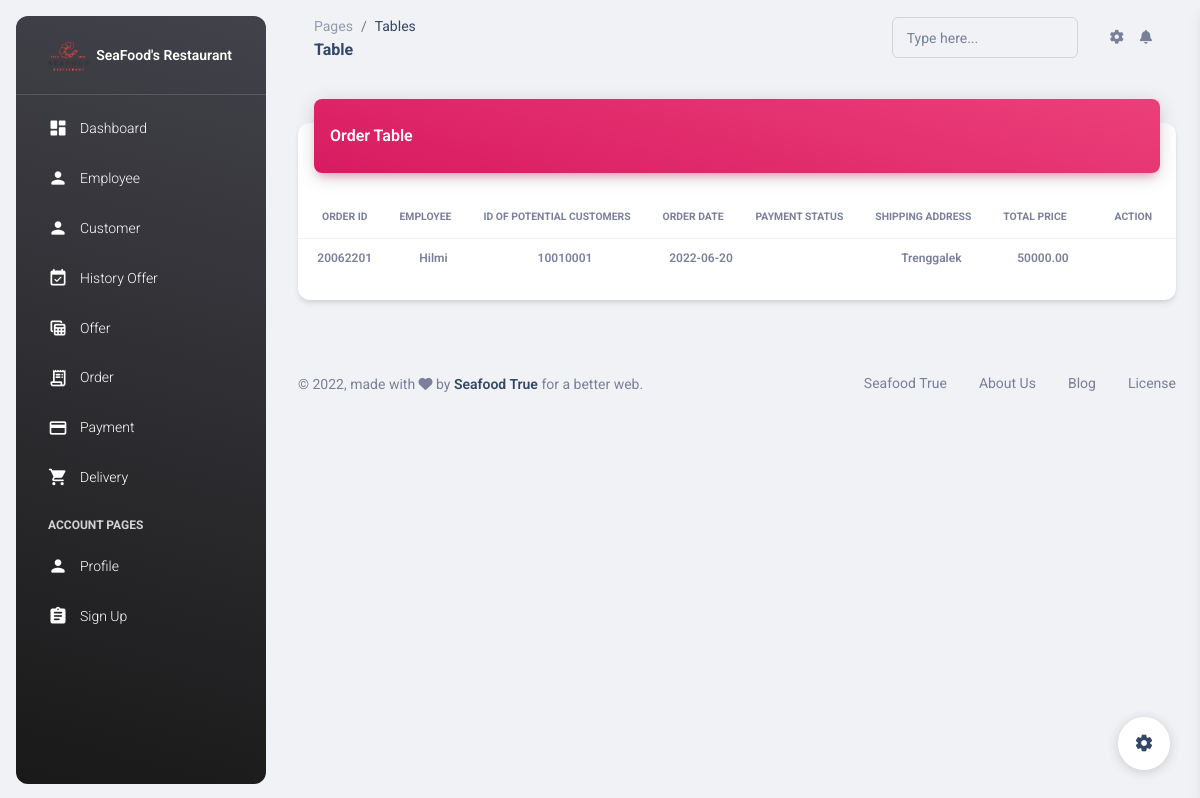
The page /admin/pages/order.php (signed in) on the database its author committed.
### tables this page shows
CREATE TABLE `pemesanan` (
  `ID_PEMESANAN` char(8) NOT NULL,
  `ID_PEGAWAI` char(4) NOT NULL,
  `ID_CALON_KONSUMEN` char(8) NOT NULL,
  `TGL_PEMESANAN` date DEFAULT curdate(),
  `STATUS_PEMESANAN` char(2) DEFAULT NULL,
  `ALAMAT_PENGIRIMAN` varchar(100) DEFAULT NULL,
  `TOTAL_HARGA` float(8,2) DEFAULT NULL,
  PRIMARY KEY (`ID_PEMESANAN`),
  KEY `PEMESANAN_PEGAWAI_FK` (`ID_PEGAWAI`),
  KEY `PEMESANAN_CKONS_FK` (`ID_CALON_KONSUMEN`),
  CONSTRAINT `PEMESANAN_CKONS_FK` FOREIGN KEY (`ID_CALON_KONSUMEN`) REFERENCES `calon_konsumen` (`ID_CALON_KONSUMEN`),
  CONSTRAINT `PEMESANAN_PEGAWAI_FK` FOREIGN KEY (`ID_PEGAWAI`) REFERENCES `pegawai` (`ID_PEGAWAI`)
);

CREATE TABLE `pegawai` (
  `ID_PEGAWAI` char(4) NOT NULL,
  `ID_JABATAN` char(2) NOT NULL,
  `NAMA_PEGAWAI` varchar(30) DEFAULT NULL,
  `TELP_PEGAWAI` varchar(15) DEFAULT NULL,
  `EMAIL_PEGAWAI` varchar(50) DEFAULT NULL,
  `ALAMAT_PEGAWAI` varchar(50) DEFAULT NULL,
  `JK_PEGAWAI` tinyint(1) DEFAULT NULL,
  `PASS_PEGAWAI` varchar(20) NOT NULL,
  PRIMARY KEY (`ID_PEGAWAI`),
  UNIQUE KEY `PEGAWAI_TELP_PEG_UK` (`TELP_PEGAWAI`),
  UNIQUE KEY `PEGAWAI_EMAIL_PEG_UK` (`EMAIL_PEGAWAI`),
  KEY `PEG_JABATAN_FK` (`ID_JABATAN`),
  CONSTRAINT `PEG_JABATAN_FK` FOREIGN KEY (`ID_JABATAN`) REFERENCES `jabatan` (`ID_JABATAN`)
);

### functions.php (called while the page is built, shortened)
<?php
    $koneksi = mysqli_connect('localhost','root','','seafood2');
    function query($query){
        global $koneksi;
        $select = mysqli_query($koneksi, $query);
        $rows = [];
        while ($tampil = mysqli_fetch_assoc($select)){
            $rows [] = $tampil;
        }
        return $rows;
    }
?>

### admin/pages/order.php (the view, shortened to what this page needs)
<?php
require '../../functions.php';
$query = "SELECT * FROM pemesanan ORDER BY id_pemesanan ASC";
$sql = query($query);
?>
<!DOCTYPE html>
<html lang="en">
<head>
  <link href="../assets/css/nucleo-icons.css" rel="stylesheet"/>
  <link href="../assets/css/nucleo-svg.css" rel="stylesheet"/>
  <link id="pagestyle" href="../assets/css/material-dashboard.css?v=3.0.0" rel="stylesheet" />
</head>
<body class="g-sidenav-show  bg-gray-200">
  <aside class="sidenav navbar navbar-vertical navbar-expand-xs border-0 border-radius-xl my-3 fixed-start ms-3   bg-gradient-dark" id="sidenav-main">
    <div class="sidenav-header">
      <a class="navbar-brand m-0" target="_blank">
        <img src="../assets/img/seafood.png" class="navbar-brand-img h-100" alt="main_logo">
        <span class="ms-1 font-weight-bold text-white">SeaFood's Restaurant</span>
      </a>
    </div>
    <hr class="horizontal light mt-0 mb-2">
    <div class="collapse navbar-collapse  w-auto  max-height-vh-100" id="sidenav-collapse-main">
      <ul class="navbar-nav">
        <li class="nav-item">
          <a class="nav-link text-white " href="../index.php">
            <div class="text-white text-center me-2 d-flex align-items-center justify-content-center">
              <i class="material-icons opacity-10">dashboard</i>
            </div>
            <span class="nav-link-text ms-1">Dashboard</span>
          </a>
        </li>
        <li class="nav-item">
            <a class="nav-link text-white " href="employee.php">
              <div class="text-white text-center me-2 d-flex align-items-center justify-content-center">
                <i class="material-icons opacity-10">person</i>
              </div>
              <span class="nav-link-text ms-1">Employee</span>
            </a>
        </li>
        <li class="nav-item">
          <a class="nav-link text-white " href="customer.php">
            <div class="text-white text-center me-2 d-flex align-items-center justify-content-center">
              <i class="material-icons opacity-10">person</i>
            </div>
            <span class="nav-link-text ms-1">Customer</span>
          </a>
        </li>
        <li class="nav-item">
          <a class="nav-link text-white " href="historyoffer.php">
            <div class="text-white text-center me-2 d-flex align-items-center justify-content-center">
              <i class="material-icons opacity-10">event_available</i>
            </div>
            <span class="nav-link-text ms-1">History Offer</span>
          </a>
        </li>
        <li class="nav-item">
          <a class="nav-link text-white " href="offer.php">
            <div class="text-white text-center me-2 d-flex align-items-center justify-content-center">
              <i class="material-icons opacity-10">table_view</i>
            </div>
            <span class="nav-link-text ms-1">Offer</span>
          </a>
        </li>
        <li class="nav-item">
          <a class="nav-link text-white " href="order.php">
            <div class="text-white text-center me-2 d-flex align-items-center justify-content-center">
              <i class="material-icons opacity-10">receipt_long</i>
            </div>
            <span class="nav-link-text ms-1">Order</span>
          </a>
        </li>
        <li class="nav-item">
          <a class="nav-link text-white " href="payment.php">
            <div class="text-white text-center me-2 d-flex align-items-center justify-content-center">
              <i class="material-icons opacity-10">credit_card</i>
            </div>
            <span class="nav-link-text ms-1">Payment</span>
          </a>
        </li>
        <li class="nav-item">
          <a class="nav-link text-white " href="delivery.php">
            <div class="text-white text-center me-2 d-flex align-items-center justify-content-center">
              <i class="material-icons opacity-10">shopping_cart</i>
            </div>
            <span class="nav-link-text ms-1">Delivery</span>
          </a>
        </li>
        <li class="nav-item mt-3">
          <h6 class="ps-4 ms-2 text-uppercase text-xs text-white font-weight-bolder opacity-8">Account pages</h6>
        </li>
        <li class="nav-item">
          <a class="nav-link text-white" href="profile.php">
            <div class="text-white text-center me-2 d-flex align-items-center justify-content-center">
              <i class="material-icons opacity-10">person</i>
            </div>
            <span class="nav-link-text ms-1">Profile</span>
          </a>
        </li>
        <li class="nav-item">
          <a class="nav-link text-white " href="../../logout.php">
            <div class="text-white text-center me-2 d-flex align-items-center justify-content-center">
              <i class="material-icons opacity-10">assignment</i>
            </div>
            <span class="nav-link-text ms-1">Sign Up</span>
          </a>
        </li>
      </ul>
    </div>
  </aside>
  <main class="main-content position-relative max-height-vh-100 h-100 border-radius-lg ">
    <nav class="navbar navbar-main navbar-expand-lg px-0 mx-4 shadow-none border-radius-xl" id="navbarBlur" navbar-scroll="true">
      <div class="container-fluid py-1 px-3">
        <nav aria-label="breadcrumb">
          <ol class="breadcrumb bg-transparent mb-0 pb-0 pt-1 px-0 me-sm-6 me-5">
            <li class="breadcrumb-item text-sm"><a class="opacity-5 text-dark" href="javascript:;">Pages</a></li>
            <li class="breadcrumb-item text-sm text-dark active" aria-current="page">Tables</li>
          </ol>
          <h6 class="font-weight-bolder mb-0">Table</h6>
        </nav>
        <div class="collapse navbar-collapse mt-sm-0 mt-2 me-md-0 me-sm-10" id="navbar">
          <div class="ms-md-auto pe-md-3 d-flex align-items-center">
            <div class="input-group input-group-outline">
              <label class="form-label">Type here...</label>
              <input type="text" class="form-control">
            </div>
          </div>
          <ul class="navbar-nav  justify-content-end">
            <li class="nav-item px-3 d-flex align-items-center">
              <a href="javascript:;" class="nav-link text-body p-0">
                <i class="fa fa-cog fixed-plugin-button-nav cursor-pointer"></i>
              </a>
            </li>
            <li class="nav-item dropdown pe-2 d-flex align-items-center">
              <a href="javascript:;" class="nav-link text-body p-0" id="dropdownMenuButton" data-bs-toggle="dropdown" aria-expanded="false">
                <i class="fa fa-bell cursor-pointer"></i>
              </a>
            </li>
          </ul>
        </div>
      </div>
    </nav>
    <div class="container-fluid py-4">
      <div class="row">
        <div class="col-12">
          <div class="card my-4">
            <div class="card-header p-0 position-relative mt-n4 mx-3 z-index-2">
              <div class="bg-gradient-primary shadow-primary border-radius-lg pt-4 pb-3">
                <h6 class="text-white text-capitalize ps-3">Order table</h6>
              </div>
            </div>
            <div class="card-body px-0 pb-2">
              <div class="table-responsive p-0">
              <table class="table align-items-center table-hover">
                <thead>
                    <tr>
                    <th class="text-uppercase text-secondary text-xxs font-weight-bolder opacity-1000 align-middle text-center">Order ID</th>
                    <th class="text-uppercase text-secondary text-xxs font-weight-bolder opacity-1000 align-middle text-center ps-2">Employee</th>
                    <th class="text-uppercase text-secondary text-xxs font-weight-bolder opacity-1000 align-middle text-center ps-2">ID of Potential Customers</th>
                    <th class="text-uppercase text-secondary text-xxs font-weight-bolder opacity-1000 align-middle text-center ps-2">Order Date</th>
                    <th class="text-uppercase text-secondary text-xxs font-weight-bolder opacity-1000 align-middle text-center ps-2">Payment Status</th>
                    <th class="text-uppercase text-secondary text-xxs font-weight-bolder opacity-1000 align-middle text-center ps-2">Shipping Address</th>
                    <th class="text-uppercase text-secondary text-xxs font-weight-bolder opacity-1000 align-middle text-center ps-2">Total Price</th>
                    <th class="text-uppercase text-secondary text-xxs font-weight-bolder opacity-1000 align-middle text-center">Action</th>
                    </tr>
                </thead>
                <tbody>
                <?php foreach ($sql as $member) : ?>
					        <tr>
                    <td class="align-middle text-center text-sm">
                      <span class="text-secondary font-weight-bold text-xs"><?php echo $member['ID_PEMESANAN']; ?></span>
                    </td>
                    <td class="align-middle text-center text-sm">
                      <?php $idPegawai = $member["ID_PEGAWAI"];
                      $namaPegawai = query("SELECT nama_pegawai FROM pegawai WHERE id_pegawai = $idPegawai")[0]["nama_pegawai"];
                      ?>
                      <span class="text-secondary font-weight-bold text-xs"><?php echo $namaPegawai; ?></span>
                    </td>
                    <td class="align-middle text-center text-sm">
                      <span class="text-secondary font-weight-bold text-xs"><?php echo $member['ID_CALON_KONSUMEN']; ?></span>
                    </td>
                    <td class="align-middle text-center text-sm">
                      <span class="text-secondary font-weight-bold text-xs"><?php echo $member['TGL_PEMESANAN']; ?></span>
                    </td>
                    <td class="align-middle text-center text-sm">
                    </td>
                    <td class="align-middle text-center text-sm">
                      <span class="text-secondary font-weight-bold text-xs"><?php echo $member['ALAMAT_PENGIRIMAN']; ?></span>
                    </td>
                    <td class="align-middle text-center text-sm">
                      <span class="text-secondary font-weight-bold text-xs"><?php echo $member['TOTAL_HARGA']; ?></span>
                    </td>
                    <td>
                    </td>
                  </tr>
                  <?php endforeach; ?>
                </tbody>
                </table>
                </div>
              </div>
            </div>
      </div>
    </div>
  </div>
  <footer class="footer py-4  ">
    <div class="container-fluid">
      <div class="row align-items-center justify-content-lg-between">
        <div class="col-lg-6 mb-lg-0 mb-4">
          <div class="copyright text-center text-sm text-muted text-lg-start">
            © ,
            made with <i class="fa fa-heart"></i> by
            <a href="../index.php" class="font-weight-bold" target="_blank">Seafood True</a>
            for a better web.
          </div>
        </div>
        <div class="col-lg-6">
          <ul class="nav nav-footer justify-content-center justify-content-lg-end">
            <li class="nav-item">
              <a href="../index.php"class="nav-link text-muted" target="_blank">Seafood True</a>
            </li>
            <li class="nav-item">
              <a href="../index.php" class="nav-link text-muted" target="_blank">About Us</a>
            </li>
            <li class="nav-item">
              <a href="../index.php" class="nav-link text-muted" target="_blank">Blog</a>
            </li>
            <li class="nav-item">
              <a href="../index.php" class="nav-link pe-0 text-muted" target="_blank">License</a>
            </li>
          </ul>
        </div>
      </div>
    </div>
  </footer>
</main>
<div class="fixed-plugin">
  <a class="fixed-plugin-button text-dark position-fixed px-3 py-2">
    <i class="material-icons py-2">settings</i>
  </a>
</div>
</body>
</html>

### rows shown on the page
pemesanan: ID_PEMESANAN "20062201", ID_PEGAWAI.NAMA_PEGAWAI "Hilmi", ID_CALON_KONSUMEN "10010001", TGL_PEMESANAN "2022-06-20", ALAMAT_PENGIRIMAN "Trenggalek", TOTAL_HARGA "50000.00"
